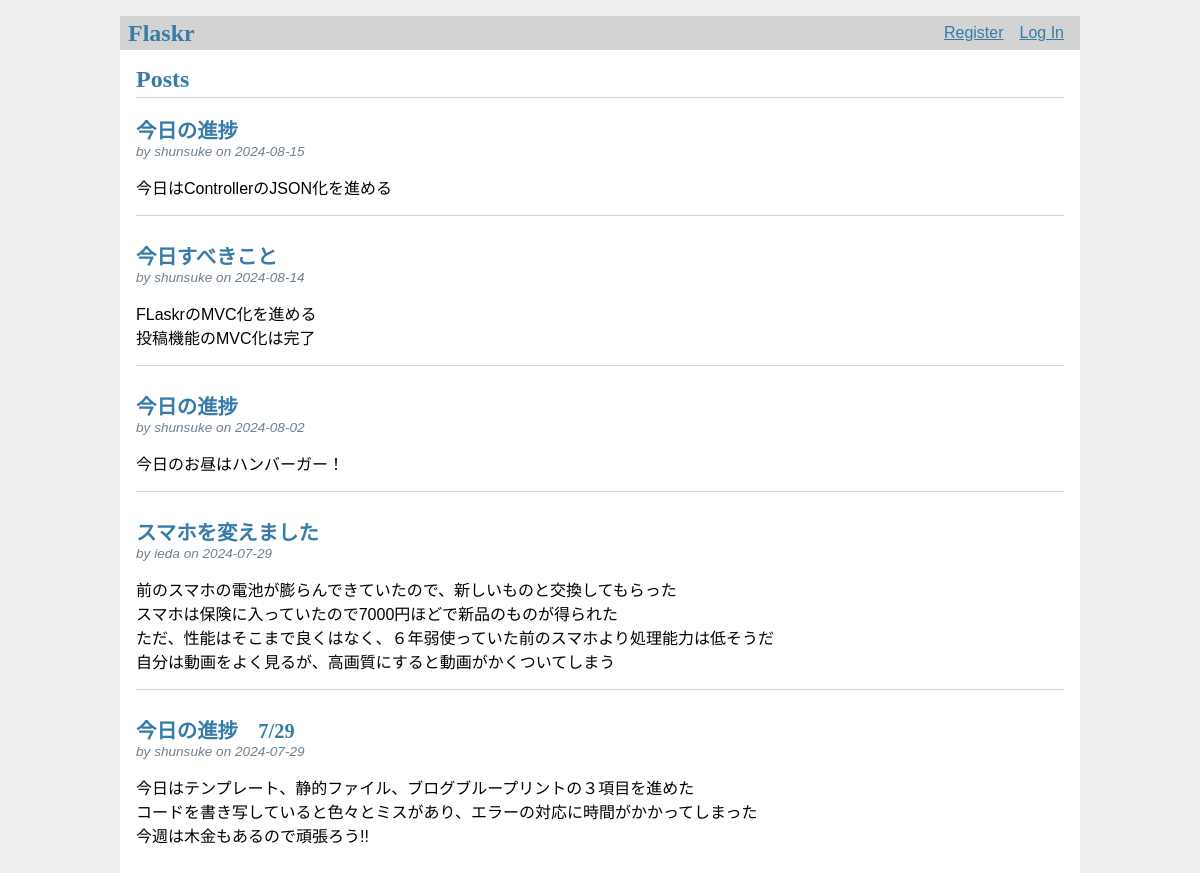
Before: / with the older database file.
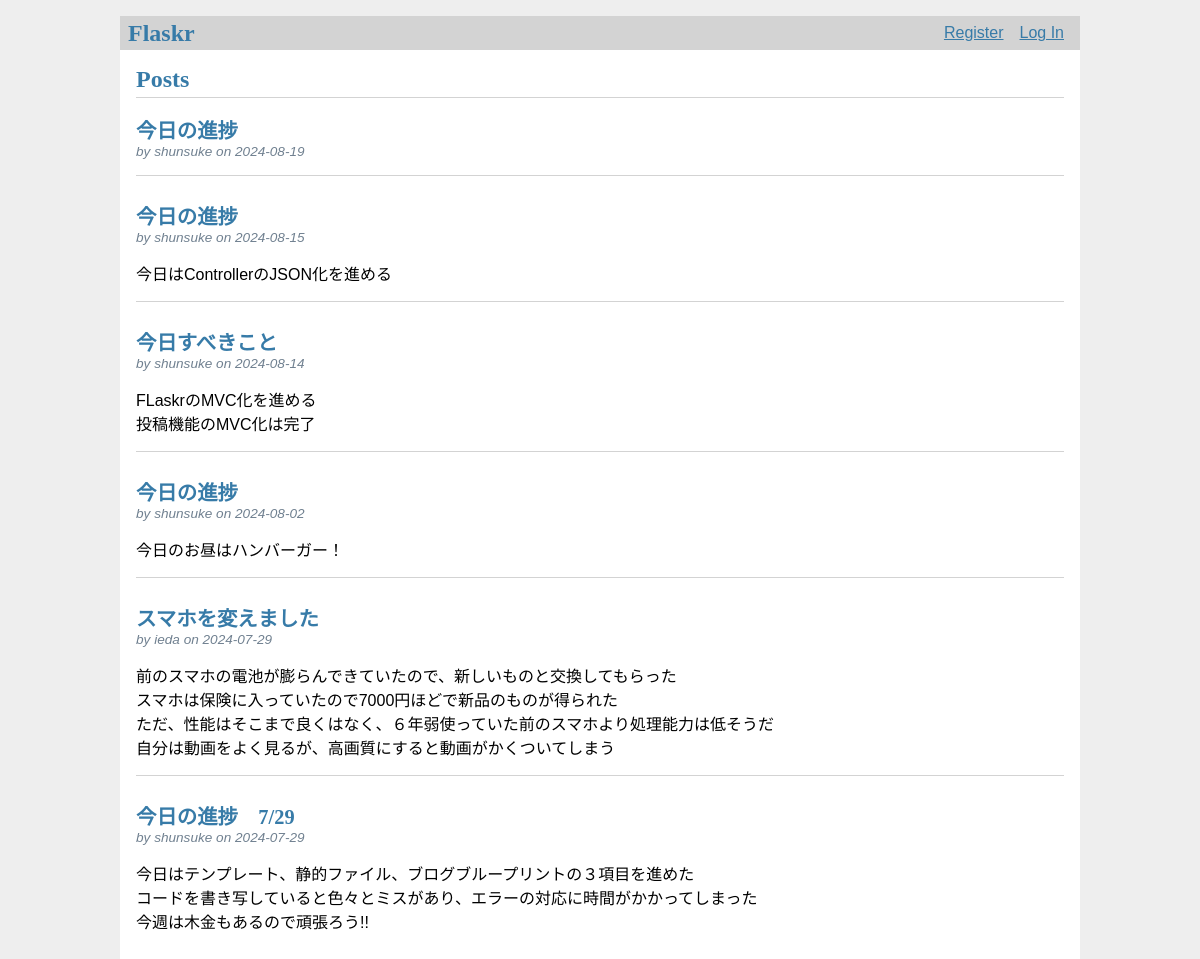
After: the same page with the newer database file.
### tables this page shows
CREATE TABLE post(
    id INTEGER PRIMARY KEY AUTOINCREMENT,   /*ポストのIDは整数のインクリメント*/
    author_id INTEGER NOT NULL, /*ポスト投稿者のID*/
    created TIMESTAMP NOT NULL DEFAULT CURRENT_TIMESTAMP,
    title TEXT NOT NULL,
    body TEXT NOT NULL,
    FOREIGN KEY (author_id) REFERENCES user (id)
);

CREATE TABLE user(
    id INTEGER PRIMARY KEY AUTOINCREMENT,   /*IDは整数のインクリメント*/
    username TEXT UNIQUE NOT NULL,  /*usernameはテキストで一意に定まり、Nullはダメ*/
    password TEXT NOT NULL  /*passwordもテキストで、Nullはダメ*/
);

### flaskr/blog.py (the view)
@bp.route('/')
def index():
    posts = Post.index()
    return render_template('blog/index.html', posts=posts)

### flaskr/auth.py (called while the page is built)
@bp.before_app_request
def load_logged_in_user():
    user_id = session.get('user_id')
    g.user = User.load_logged_in_user(user_id)

### flaskr/db.py (called while the page is built)
def get_db():
    if 'db' not in g:
        g.db = sqlite3.connect( #DATABASE構成キーが指すファイルへの接続を行う
            current_app.config['DATABASE'],
            detect_types = sqlite3.PARSE_DECLTYPES
        )
        g.db.row_factory = sqlite3.Row
    return g.db

### flaskr/models/post.py (called while the page is built)
    @classmethod #全ての投稿の情報を取得して返す
    def index(cls):
        db = get_db()
        posts = db.execute(
            'SELECT p.id, title, body, created, author_id, username'
            #postテーブルpとuserテーブルuから、pの投稿者IDとuのIDを一致させる
            ' FROM post p JOIN user u ON p.author_id = u.id'
            #作成日時(created)で降順に並び替え、最新が一番上に来る
            ' ORDER BY created DESC'
        ).fetchall()#クエリの結果を全て取得
        return posts

### flaskr/models/user.py (called while the page is built)
    @classmethod #ユーザがログインしているかどうかを確認し、ユーザ情報を取得
    def load_logged_in_user(cls,user_id):
        if user_id is None:
            user = None
        else:
            user = get_db().execute(
                'SELECT * FROM user WHERE id = ?', (user_id,)
            ).fetchone()
        ins = user
        return ins

### flaskr/templates/blog/index.html (shortened to what this page needs)
{% extends 'base.html' %}
{% block header %}
  <h1>{% block title %}Posts{% endblock %}</h1>
{% endblock %}
{% block content %}
  {% for post in posts %}
    <article class="post">
      <header>
        <div>
          <h1>{{ post['title'] }}</h1>
          <div class="about">by {{ post['username'] }} on {{ post['created'].strftime('%Y-%m-%d') }}</div>
        </div>
      </header>
      <p class="body">{{ post['body'] }}</p>
    </article>
    {% if not loop.last %}
      <hr>
    {% endif %}
  {% endfor %}
{% endblock %}

### flaskr/templates/base.html (shortened to what this page needs)
<!doctype html>
<link rel="stylesheet" href="{{ url_for('static', filename='style.css') }}">
<nav>
  <h1>Flaskr</h1>
  <ul>
    {% if g.user %}
      <li><span>{{ g.user['username'] }}</span>
      <li><a href="{{ url_for('auth.logout') }}">Log Out</a>
    {% else %}
      <li><a href="{{ url_for('auth.register') }}">Register</a>
      <li><a href="{{ url_for('auth.login') }}">Log In</a>
    {% endif %}
  </ul>
</nav>
<section class="content">
  <header>
    {% block header %}{% endblock %}
  </header>
  {% block content %}{% endblock %}
</section>

### flaskr/static/style.css (style rules this page uses)
h1 { font-family: serif; color: #377ba8; margin: 1rem 0; }
a { color: #377ba8; }
hr { border: none; border-top: 1px solid lightgray; }
nav { background: lightgray; display: flex; align-items: center; padding: 0 0.5rem; }
nav h1 { flex: auto; margin: 0; }
nav ul { display: flex; list-style: none; margin: 0; padding: 0; }
nav ul li a, nav ul li span, header .action { display: block; padding: 0.5rem; }
.content { padding: 0 1rem 1rem; }
.content > header { border-bottom: 1px solid lightgray; display: flex; align-items: flex-end; }
.content > header h1 { flex: auto; margin: 1rem 0 0.25rem 0; }
.post > header { display: flex; align-items: flex-end; font-size: 0.85em; }
.post > header > div:first-of-type { flex: auto; }
.post > header h1 { font-size: 1.5em; margin-bottom: 0; }
.post .about { color: slategray; font-style: italic; }
.post .body { white-space: pre-line; }
.content:last-child { margin-bottom: 0; }

Changed rows visible on the page:
added post: title "今日の進捗", username "shunsuke", created "2024-08-19"
